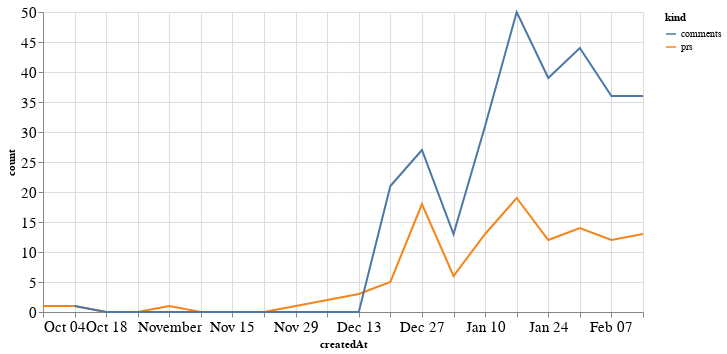

The notebook cell saved with this chart:
### Code cell
alt.Chart(total_time, width=600).mark_line().encode(
    x='createdAt',
    y='count',
    color='kind'
)

### Figure 1 — Vega-Lite specification as saved in the notebook (floating-point values rounded to 4 significant figures)
{"config": {"axisLeft": {"labelFontSize": 15}, "axisBottom": {"labelFontSize": 15}}, "data": {"name": "data-8b983f8349842162ca1a590f20efabcf"}, "mark": "line", "encoding": {"color": {"type": "nominal", "field": "kind"}, "x": {"type": "temporal", "field": "createdAt"}, "y": {"type": "quantitative", "field": "count"}}, "width": 600, "$schema": "https://vega.github.io/schema/vega-lite/v4.8.1.json", "datasets": {"data-8b983f8349842162ca1a590f20efabcf": [{"createdAt": "2020-10-04T00:00:00", "kind": "prs", "count": 1.0}, {"createdAt": "2020-10-11T00:00:00", "kind": "prs", "count": 1.0}, {"createdAt": "2020-10-18T00:00:00", "kind": "prs", "count": 0.0}, {"createdAt": "2020-10-25T00:00:00", "kind": "prs", "count": 0.0}, {"createdAt": "2020-11-01T00:00:00", "kind": "prs", "count": 1.0}, {"createdAt": "2020-11-08T00:00:00", "kind": "prs", "count": 0.0}, {"createdAt": "2020-11-15T00:00:00", "kind": "prs", "count": 0.0}, {"createdAt": "2020-11-22T00:00:00", "kind": "prs", "count": 0.0}, {"createdAt": "2020-11-29T00:00:00", "kind": "prs", "count": 1.0}, {"createdAt": "2020-12-06T00:00:00", "kind": "prs", "count": 2.0}, {"createdAt": "2020-12-13T00:00:00", "kind": "prs", "count": 3.0}, {"createdAt": "2020-12-20T00:00:00", "kind": "prs", "count": 5.0}, {"createdAt": "2020-12-27T00:00:00", "kind": "prs", "count": 18.0}, {"createdAt": "2021-01-03T00:00:00", "kind": "prs", "count": 6.0}, {"createdAt": "2021-01-10T00:00:00", "kind": "prs", "count": 13.0}, {"createdAt": "2021-01-17T00:00:00", "kind": "prs", "count": 19.0}, {"createdAt": "2021-01-24T00:00:00", "kind": "prs", "count": 12.0}, {"createdAt": "2021-01-31T00:00:00", "kind": "prs", "count": 14.0}, {"createdAt": "2021-02-07T00:00:00", "kind": "prs", "count": 12.0}, {"createdAt": "2021-02-14T00:00:00", "kind": "prs", "count": 13.0}, {"createdAt": "2020-10-04T00:00:00", "kind": "comments", "count": null}, {"createdAt": "2020-10-11T00:00:00", "kind": "comments", "count": 1.0}, {"createdAt": "2020-10-18T00:00:00", "kind": "comments", "count": 0.0}, {"createdAt": "2020-10-25T00:00:00", "kind": "comments", "count": 0.0}, {"createdAt": "2020-11-01T00:00:00", "kind": "comments", "count": 0.0}, {"createdAt": "2020-11-08T00:00:00", "kind": "comments", "count": 0.0}, {"createdAt": "2020-11-15T00:00:00", "kind": "comments", "count": 0.0}, {"createdAt": "2020-11-22T00:00:00", "kind": "comments", "count": 0.0}, {"createdAt": "2020-11-29T00:00:00", "kind": "comments", "count": 0.0}, {"createdAt": "2020-12-06T00:00:00", "kind": "comments", "count": 0.0}, {"createdAt": "2020-12-13T00:00:00", "kind": "comments", "count": 0.0}, {"createdAt": "2020-12-20T00:00:00", "kind": "comments", "count": 21.0}, {"createdAt": "2020-12-27T00:00:00", "kind": "comments", "count": 27.0}, {"createdAt": "2021-01-03T00:00:00", "kind": "comments", "count": 13.0}, {"createdAt": "2021-01-10T00:00:00", "kind": "comments", "count": 31.0}, {"createdAt": "2021-01-17T00:00:00", "kind": "comments", "count": 50.0}, {"createdAt": "2021-01-24T00:00:00", "kind": "comments", "count": 39.0}, {"createdAt": "2021-01-31T00:00:00", "kind": "comments", "count": 44.0}, {"createdAt": "2021-02-07T00:00:00", "kind": "comments", "count": 36.0}, {"createdAt": "2021-02-14T00:00:00", "kind": "comments", "count": 36.0}]}}
